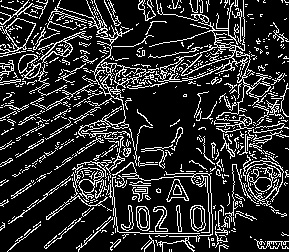
#> input picture examples-canny/canny_car (1).jpg, 289 x 252 px, found by its file name
$ python clear-canny.py
#> lines starting #> are read from the running program, lines starting #| are printed output that depends on the picture; after the words box and inside, x2 and y2 are one past the last pixel; in counts of white or black regions, pixels touching at a corner belong together
#> further down, canny_img is the input picture: shape (252, 289); min 0, max 255, mean 45.4
import cv2
import numpy as np
import matplotlib.pyplot as plt

def refine_canny_edges(canny_img, min_contour_length=100, kernel_size=3,
                       area_threshold=500, close_iterations=2):
    # 确保输入是二值图像
#> called with min_contour_length = 100, kernel_size = 3, area_threshold = 500, close_iterations = 2
    if len(canny_img.shape) == 3:
        canny_img = cv2.cvtColor(canny_img, cv2.COLOR_BGR2GRAY)
    # 1. 形态学操作 - 连接断开的边缘
    kernel = np.ones((kernel_size, kernel_size), np.uint8)
    # 先闭运算连接断开的边缘
    closed = cv2.morphologyEx(canny_img, cv2.MORPH_CLOSE, kernel, iterations=close_iterations)
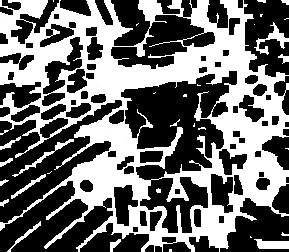
#> closed: shape (252, 289); min 0, max 255, mean 111.3
    # 2. 查找轮廓
    contours, hierarchy = cv2.findContours(closed, cv2.RETR_TREE, cv2.CHAIN_APPROX_SIMPLE)
#> contours = 50 contours; largest, box (x1, y1, x2, y2) and area: (0, 0, 289, 252) 67216, (135, 86, 201, 161) 2358, (248, 232, 289, 252) 517, (151, 15, 185, 41) 508, (115, 191, 129, 225) 332
    # 3. 创建空白画布
    refined_edges = np.zeros_like(canny_img)
    # 4. 筛选轮廓
    for contour in contours:
        # 计算轮廓长度
        contour_length = cv2.arcLength(contour, closed=True)
        # 计算轮廓面积
        area = cv2.contourArea(contour)
        # 筛选条件：轮廓足够长且面积足够大
        if contour_length >= min_contour_length and area >= area_threshold:
            # 可选：计算凸包来平滑轮廓
            hull = cv2.convexHull(contour)
            # 绘制筛选后的轮廓
            cv2.drawContours(refined_edges, [hull], 0, 255, 1)
#> this loop made 50 passes
#> (contour_length, area) on passes 1 to 12: (130.1, 517), (29.41, 55.5), (1584.1, 67216), (33.66, 79), (33.66, 79), (35.07, 84.5), (33.66, 79), (33.66, 79), (33.66, 79), (69.31, 248), (63.9, 163.5), (50.49, 157)
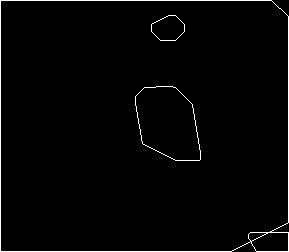
#> refined_edges: shape (252, 289); 2% white in thin lines or dots
            #cv2.drawContours(refined_edges, [contour], 0, 255, 1)
    # 5. 可选：对结果进行细化处理
    # 使用非极大值抑制细化边缘
    refined_edges = cv2.ximgproc.thinning(refined_edges)
#> refined_edges: shape (252, 289); 2% white in thin lines or dots
    return refined_edges
# 使用示例
if __name__ == "__main__":
    canny_img = cv2.imread('examples-canny\\canny_car (1).jpg', cv2.IMREAD_GRAYSCALE)
    cv2.imshow('Canny Image', canny_img)
    refined = refine_canny_edges(canny_img)
    cv2.imwrite('car1-canny.jpg', refined)

$ run again, with examples-canny/canny_car (10).jpg copied over examples-canny/canny_car (1).jpg
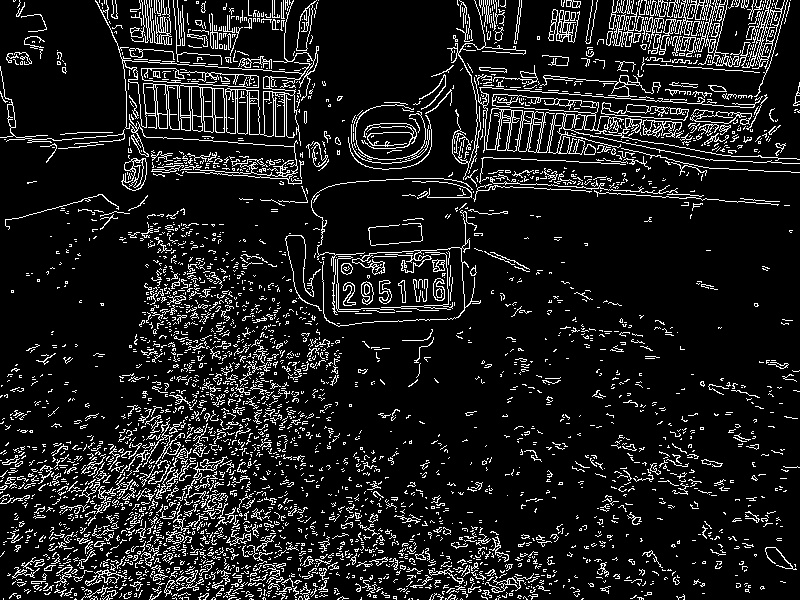
#> input picture examples-canny/canny_car (10).jpg, 800 x 600 px, found by its file name
#> canny_img is the input picture: shape (600, 800); min 0, max 255, mean 29.1
#> in refine_canny_edges, `closed = cv2.morphologyEx(canny_img, cv2.MORPH_CLOSE, kernel, iteratio..`:
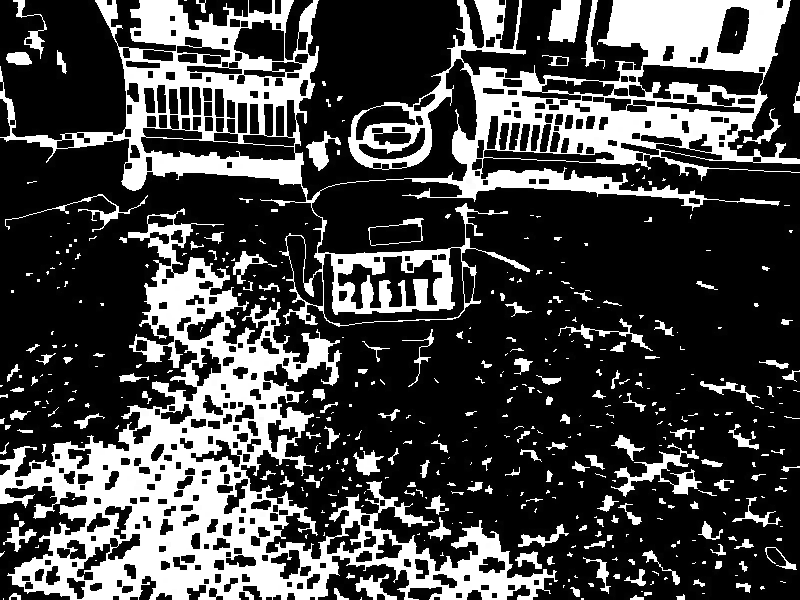
#> closed: shape (600, 800); min 0, max 255, mean 70.9
#> contours = 232 contours; largest, box (x1, y1, x2, y2) and area: (0, 0, 800, 600) 312576, (318, 179, 466, 255) 6452, (614, 487, 745, 593) 5337, (688, 360, 800, 487) 3446, (567, 406, 658, 465) 2415
#> the loop in refine_canny_edges, `for contour in contours:` made 232 passes
#> (contour_length, area) on passes 1 to 3: (25.66, 43), (27.41, 48.5), (25.07, 38.5)
#> after the loop in refine_canny_edges, `for contour in contours:`:
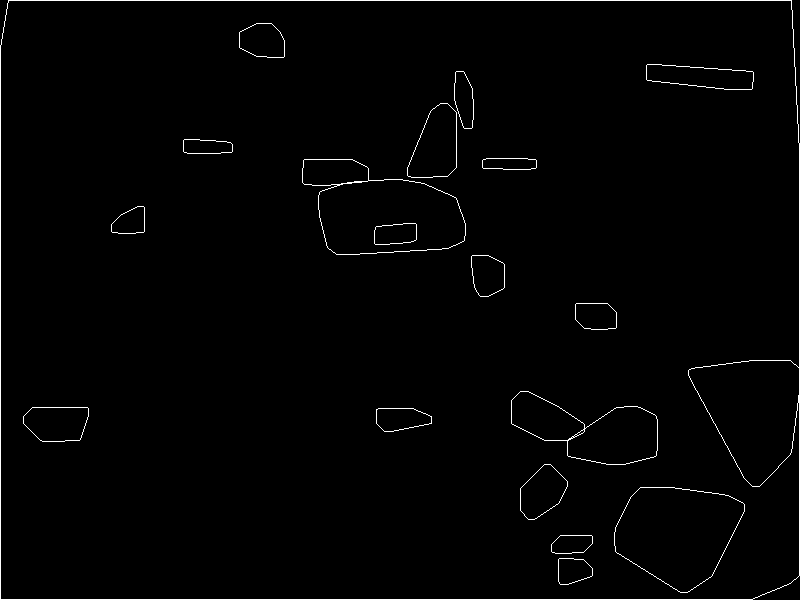
#> refined_edges: shape (600, 800); 1.3% white in thin lines or dots

$ run again, with examples-canny/canny_car (11).jpg copied over examples-canny/canny_car (1).jpg
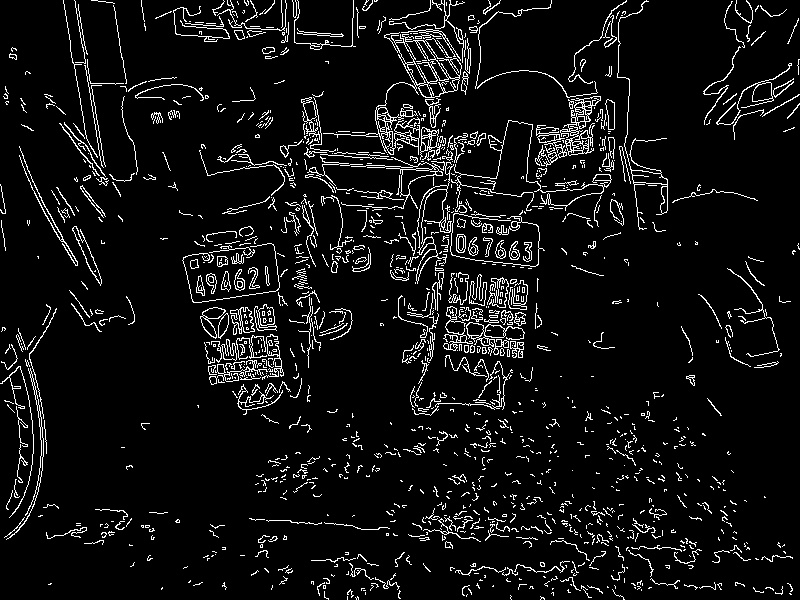
#> input picture examples-canny/canny_car (11).jpg, 800 x 600 px, found by its file name
#> canny_img is the input picture: shape (600, 800); min 0, max 255, mean 17.6
#> in refine_canny_edges, `closed = cv2.morphologyEx(canny_img, cv2.MORPH_CLOSE, kernel, iteratio..`:
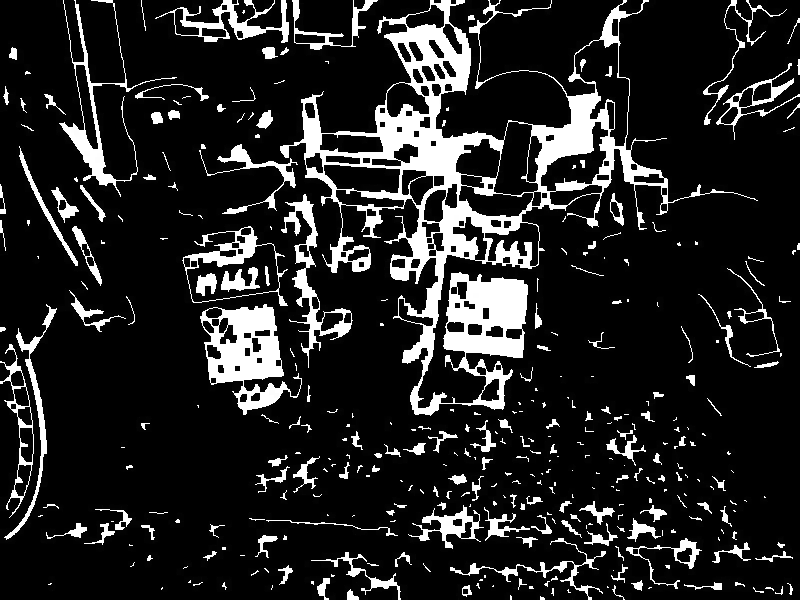
#> closed: shape (600, 800); min 0, max 255, mean 36.4
#> contours = 185 contours; largest, box (x1, y1, x2, y2) and area: (136, 0, 800, 600) 167444, (0, 0, 232, 544) 25650, (696, 0, 800, 144) 7332, (439, 70, 569, 137) 4939, (696, 256, 784, 368) 4849
#> the loop in refine_canny_edges, `for contour in contours:` made 185 passes
#> (contour_length, area) on passes 1 to 3: (25.66, 45), (58.24, 220.5), (41.31, 90)
#> after the loop in refine_canny_edges, `for contour in contours:`:
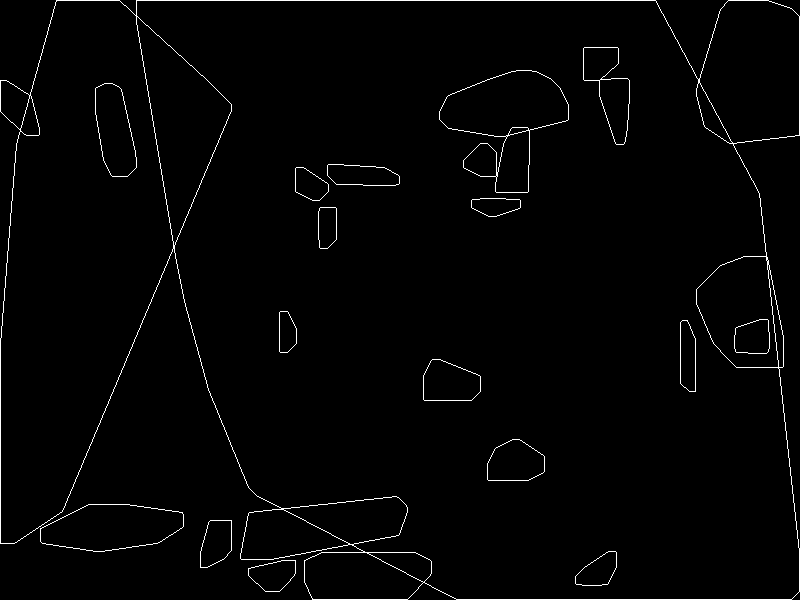
#> refined_edges: shape (600, 800); 1.6% white in thin lines or dots

$ run again, with examples-canny/canny_car (14).jpg copied over examples-canny/canny_car (1).jpg
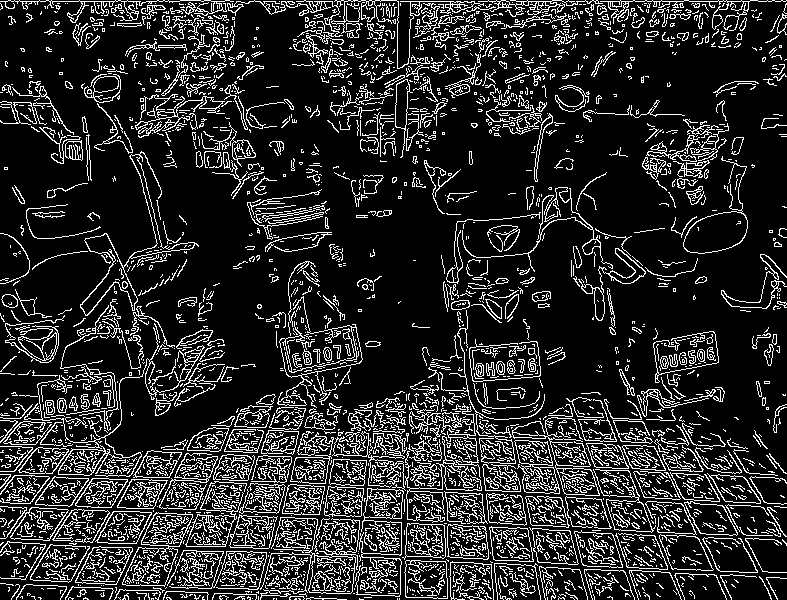
#> input picture examples-canny/canny_car (14).jpg, 787 x 600 px, found by its file name
#> canny_img is the input picture: shape (600, 787); min 0, max 255, mean 41.5
#> in refine_canny_edges, `closed = cv2.morphologyEx(canny_img, cv2.MORPH_CLOSE, kernel, iteratio..`:
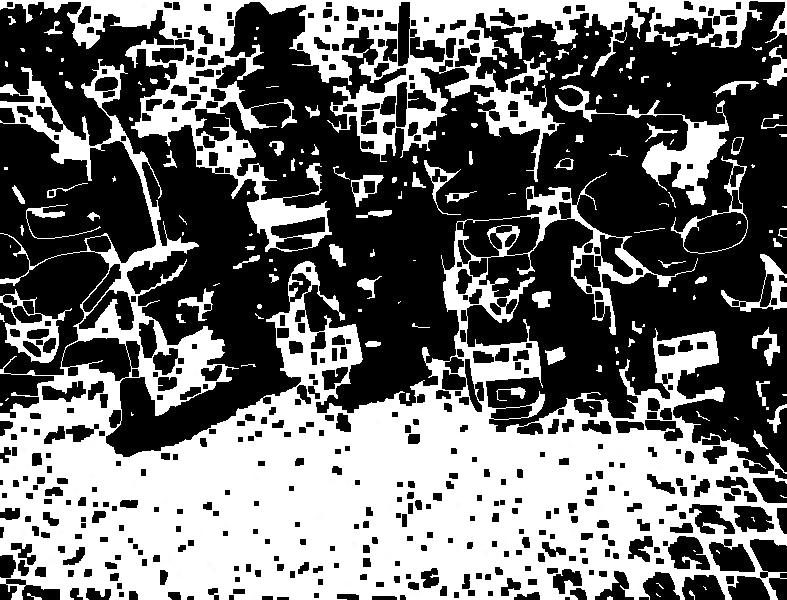
#> closed: shape (600, 787); min 0, max 255, mean 109.5
#> contours = 152 contours; largest, box (x1, y1, x2, y2) and area: (0, 0, 787, 600) 424727, (119, 127, 297, 449) 20156, (311, 158, 457, 409) 18902, (542, 111, 705, 238) 8979, (583, 23, 770, 121) 7998
#> the loop in refine_canny_edges, `for contour in contours:` made 152 passes
#> (contour_length, area) on passes 1 to 3: (57.66, 219), (162.6, 993), (29.66, 61)
#> after the loop in refine_canny_edges, `for contour in contours:`:
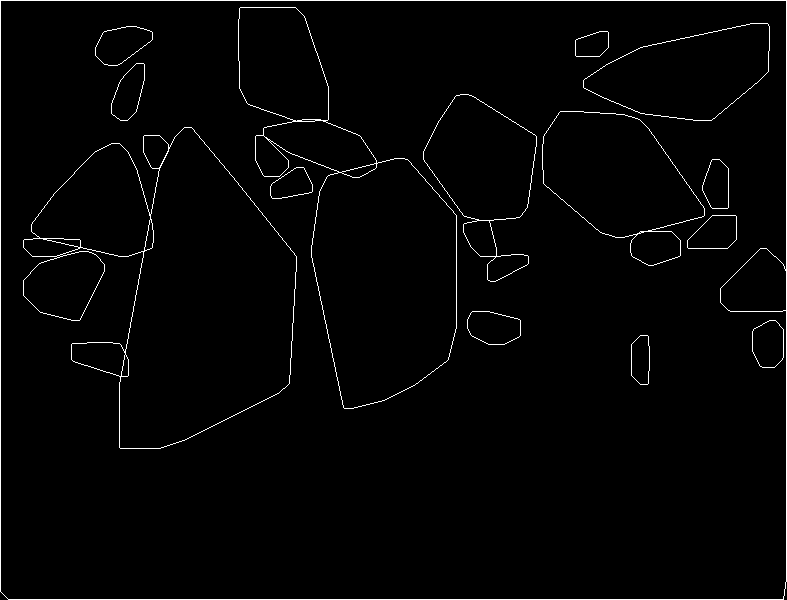
#> refined_edges: shape (600, 787); 1.8% white in thin lines or dots
